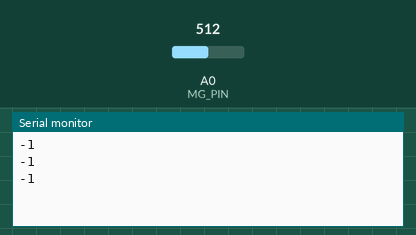
Recording of a sketch running on a simulated Arduino Uno, built with avr-gcc and run on an emulated ATmega328P. Parts: the last lines printed to the serial monitor. Inputs (shaded band) come from the test bench; at power-on: A0 (MG_PIN) = 512.

Above: at 1.2 s.
1.3 s: A0 (MG_PIN) set to 390
At 1.88 s:
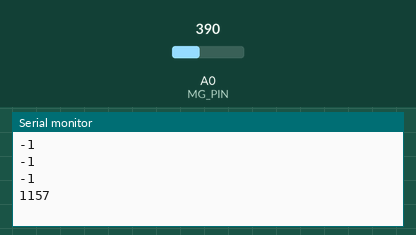
2.8 s: A0 (MG_PIN) set to 410
At 3.24 s:
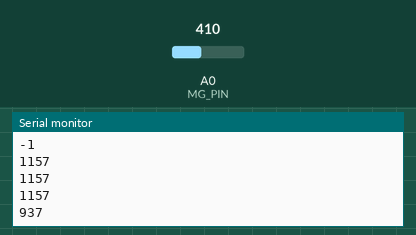
Timing chart, 0 to 5.8 s (numbered marks = the images above; inputs shaded):
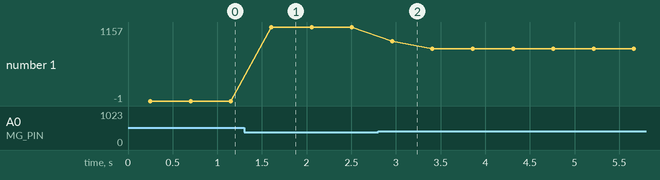

Measured:
- after the input at 1.3 s, the serial monitor: prints a new line after 0.30 s (image 1)
- after the input at 2.8 s, the serial monitor: prints a new line after 0.16 s (image 2)
- plotted number 1: -1 → 1157 after the input at 1.3 s, 1157 → 814 after the input at 2.8 s

The sketch:

trimmed.ino
```cpp
// (licence header left out)
/************************Hardware Related Macros************************************/
#define MG_PIN A0 //define which analog input channel you are going to use
#define DC_GAIN 8.5 //define the DC gain of amplifier

/***********************Software Related Macros************************************/
#define READ_SAMPLE_INTERVAL 50 //define how many samples you are going to take in normal operation
#define READ_SAMPLE_TIMES 5 //define the time interval(in milisecond) between each samples in
                                                     //normal operation

#define DEBUG false //print more structured serial monitor output


/**********************Application Related Macros**********************************/
//These two values differ from sensor to sensor. user should determine this value.
#define ZERO_POINT_VOLTAGE 2.20/DC_GAIN //Numerator is the o utput of the sensor in volts when the concentration of CO2 is 400PPM (atmospheric concentration)
#define REACTION_VOLTGAE 0.030 //define the voltage drop of the sensor when move the sensor from air into 1000ppm CO2

/*****************************Globals***********************************************/
float CO2Curve[3]  =  {2.602,ZERO_POINT_VOLTAGE,(REACTION_VOLTGAE/(2.602-3))};
                                                     //two points are taken from the curve.
                                                     //with these two points, a line is formed which is
                                                     //"approximately equivalent" to the original curve.
                                                     //data format:{ x, y, slope}; point1: (lg400, 0.324), point2: (lg4000, 0.280)
                                                     //slope = ( reaction voltage ) / (log400 –log1000)

void setup()
{
    Serial.begin(9600); //Default baudrate 9600
}

void loop()
{
    float volts = MGRead(MG_PIN);
    if (DEBUG == true){
      Serial.print( "SEN0159:" );
      Serial.print(volts);
      Serial.print( "V           " );
      Serial.print("CO2:");
    }

    int percentage = MGGetPercentage(volts,CO2Curve);
    if(percentage == -1 && DEBUG == true){
      Serial.print( "<400" );
    }else{
      Serial.print(percentage);
    }

    if(DEBUG == true){
    Serial.print( "ppm" );
    }
    Serial.print("\n");

    delay(200);
}

/*****************************  MGRead *********************************************
Input:   mg_pin - analog channel
Output:  output of SEN-000007
Remarks: This function reads the output of SEN-000007
************************************************************************************/
float MGRead(int mg_pin)
{
    int i;
    float v=0;

    for (i=0;i<READ_SAMPLE_TIMES;i++) {
        v += analogRead(mg_pin);
        delay(READ_SAMPLE_INTERVAL);
    }
    v = (v/READ_SAMPLE_TIMES) *5/1024 ;
    return v;
}

/*****************************  MQGetPercentage **********************************
Input:   volts   - SEN-000007 output measured in volts
         pcurve  - pointer to the curve of the target gas
Output:  ppm of the target gas
Remarks: By using the slope and a point of the line. The x(logarithmic value of ppm)
         of the line could be derived if y(MG-811 output) is provided. As it is a
         logarithmic coordinate, power of 10 is used to convert the result to non-logarithmic
         value.
************************************************************************************/
int  MGGetPercentage(float volts, float *pcurve)
{
   if ((volts/DC_GAIN )>=ZERO_POINT_VOLTAGE) {
      return -1;
   } else {
      return pow(10, ((volts/DC_GAIN)-pcurve[1])/pcurve[2]+pcurve[0]);
   }
}
```
